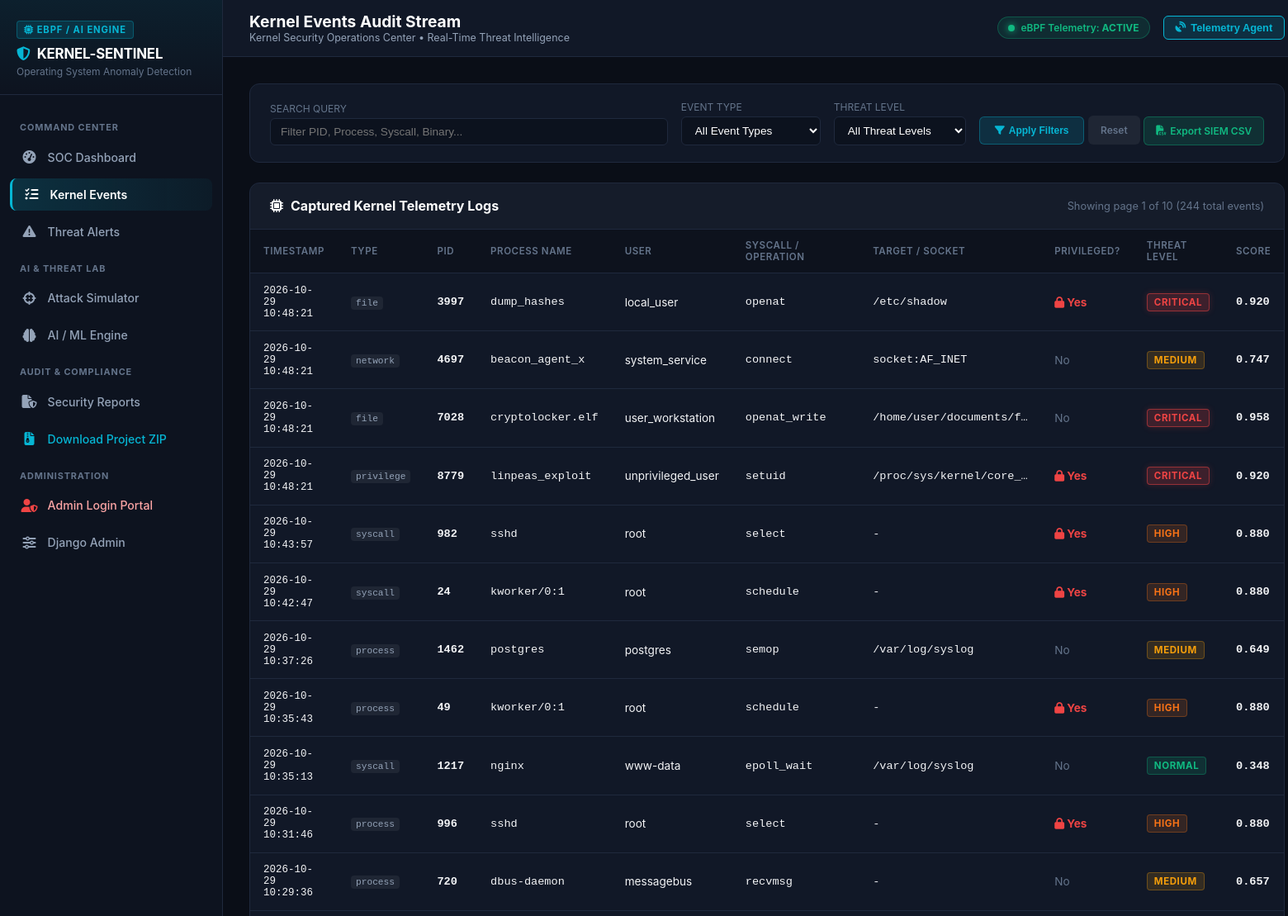
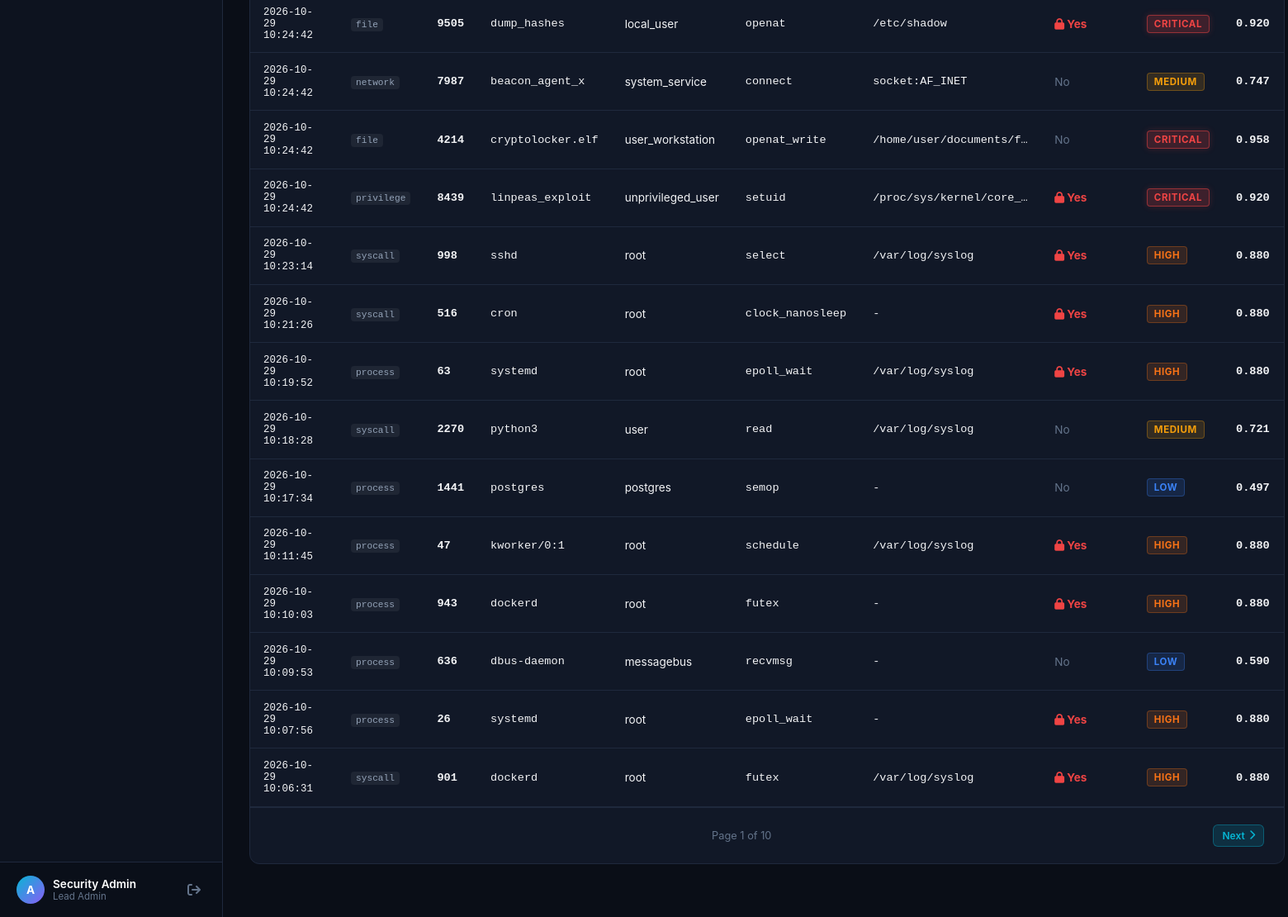
/events/ (signed in), run on the app's committed database (2 pictures, top to bottom).
### monitoring/models.py (models this page shows, shortened)
class KernelEvent(models.Model):
    EVENT_TYPES = (
        ('syscall', 'System Call'),
        ('process', 'Process Event'),
        ('file', 'File Operation'),
        ('network', 'Network Connection'),
        ('privilege', 'Privilege Change'),
    )
    event_id = models.CharField(max_length=64, unique=True, default=uuid.uuid4, editable=False)
    event_type = models.CharField(max_length=20, choices=EVENT_TYPES, db_index=True)
    process_id = models.IntegerField(help_text="PID of the triggering process", db_index=True)
    process_name = models.CharField(max_length=255, db_index=True)
    parent_pid = models.IntegerField(null=True, blank=True)
    user = models.CharField(max_length=100, default='root')
    binary_path = models.CharField(max_length=512, blank=True, default='')
    syscall_name = models.CharField(max_length=100, blank=True, default='')
    target_path = models.CharField(max_length=512, blank=True, default='')
    ip_address = models.CharField(max_length=64, blank=True, default='')
    port = models.IntegerField(null=True, blank=True)
    is_privileged = models.BooleanField(default=False)
    timestamp = models.DateTimeField(auto_now_add=True, db_index=True)
    raw_data = models.JSONField(default=dict, blank=True)
    class Meta:
        ordering = ['-timestamp']

class AnomalyResult(models.Model):
    THREAT_LEVELS = (
        ('NORMAL', 'Normal Activity'),
        ('LOW', 'Low Risk'),
        ('MEDIUM', 'Medium Risk'),
        ('HIGH', 'High Risk'),
        ('CRITICAL', 'Critical Threat'),
    )
    event = models.OneToOneField(KernelEvent, on_delete=models.CASCADE, related_name='anomaly_result')
    anomaly_score = models.FloatField(help_text="Calculated anomaly score between 0.0 and 1.0")
    is_anomaly = models.BooleanField(default=False, db_index=True)
    threat_level = models.CharField(max_length=20, choices=THREAT_LEVELS, default='NORMAL', db_index=True)
    model_type = models.CharField(max_length=100, default='Isolation Forest')
    feature_vector = models.JSONField(default=dict, blank=True)
    explanation = models.JSONField(default=dict, blank=True, help_text="Top deviating feature contributions")
    detected_at = models.DateTimeField(auto_now_add=True)
    class Meta:
        ordering = ['-detected_at']

### monitoring/views.py (the view, shortened to what this page needs)
# urls.py: path('events/', views.events_view, name='events'),
@login_required
def events_view(request):
    event_type = request.GET.get('type', '')
    threat_level = request.GET.get('threat', '')
    search = request.GET.get('q', '').strip()
    events_qs = KernelEvent.objects.select_related('anomaly_result')
    if event_type:
        events_qs = events_qs.filter(event_type=event_type)
    if threat_level:
        events_qs = events_qs.filter(anomaly_result__threat_level=threat_level)
    paginator = Paginator(events_qs, 25)
    page_number = request.GET.get('page')
    page_obj = paginator.get_page(page_number)
    context = {
        'page_obj': page_obj,
        'event_type': event_type,
        'threat_level': threat_level,
        'search': search,
    }
    return render(request, 'monitoring/events.html', context)

### templates/monitoring/events.html (shortened to what this page needs)
{% extends "monitoring/base.html" %}
{% block page_title %}Kernel Events Audit Stream{% endblock %}
{% block content %}
<div class="soc-panel" style="padding: 1.25rem 1.5rem; margin-bottom: 1.5rem;">
    <form method="GET" action="{% url 'events' %}" style="display: flex; gap: 1rem; flex-wrap: wrap; align-items: flex-end;">
        <div style="flex: 1; min-width: 220px;">
            <label style="display: block; font-size: 0.75rem; color: var(--text-dim); margin-bottom: 4px; text-transform: uppercase;">Search Query</label>
            <input type="text" name="q" value="{{ search }}" placeholder="Filter PID, Process, Syscall, Binary..."
                   style="width: 100%; background: #0c121e; border: 1px solid var(--border-color); color: #fff; padding: 8px 12px; border-radius: 6px; font-size: 0.85rem;">
        </div>
        <div style="min-width: 160px;">
            <label style="display: block; font-size: 0.75rem; color: var(--text-dim); margin-bottom: 4px; text-transform: uppercase;">Event Type</label>
            <select name="type" style="width: 100%; background: #0c121e; border: 1px solid var(--border-color); color: #fff; padding: 8px 12px; border-radius: 6px; font-size: 0.85rem;">
                <option value="">All Event Types</option>
            </select>
        </div>
        <div style="min-width: 160px;">
            <label style="display: block; font-size: 0.75rem; color: var(--text-dim); margin-bottom: 4px; text-transform: uppercase;">Threat Level</label>
            <select name="threat" style="width: 100%; background: #0c121e; border: 1px solid var(--border-color); color: #fff; padding: 8px 12px; border-radius: 6px; font-size: 0.85rem;">
                <option value="">All Threat Levels</option>
            </select>
        </div>
        <div>
            <button type="submit" class="btn-action btn-view" style="padding: 9px 18px;">
                <i class="fa-solid fa-filter"></i> Apply Filters
            </button>
            <a href="{% url 'events' %}" class="btn-action" style="background: rgba(255,255,255,0.06); color: var(--text-dim); padding: 9px 14px;">Reset</a>
            <a href="{% url 'export_csv' %}" class="btn-action btn-resolve" style="padding: 9px 14px;">
                <i class="fa-solid fa-file-csv"></i> Export SIEM CSV
            </a>
        </div>
    </form>
</div>
<div class="soc-panel">
    <div class="soc-panel-header">
        <div class="soc-panel-title">
            <i class="fa-solid fa-microchip"></i>
            <span>Captured Kernel Telemetry Logs</span>
        </div>
        <div style="font-size: 0.8rem; color: var(--text-dim);">
            Showing page {{ page_obj.number }} of {{ page_obj.paginator.num_pages }} ({{ page_obj.paginator.count }} total events)
        </div>
    </div>
    <div style="overflow-x: auto;">
        <table class="soc-table">
            <thead>
                <tr>
                    <th>Timestamp</th>
                    <th>Type</th>
                    <th>PID</th>
                    <th>Process Name</th>
                    <th>User</th>
                    <th>Syscall / Operation</th>
                    <th>Target / Socket</th>
                    <th>Privileged?</th>
                    <th>Threat Level</th>
                    <th>Score</th>
                </tr>
            </thead>
            <tbody>
                {% for ev in page_obj %}
                <tr>
                    <td class="font-mono text-cyan" style="font-size: 0.78rem;">
                        {{ ev.timestamp|date:"Y-m-d H:i:s" }}
                    </td>
                    <td><span class="badge-type">{{ ev.event_type }}</span></td>
                    <td class="font-mono"><strong>{{ ev.process_id }}</strong></td>
                    <td class="font-mono">{{ ev.process_name }}</td>
                    <td>{{ ev.user }}</td>
                    <td class="font-mono text-dim">{{ ev.syscall_name|default:"-" }}</td>
                    <td class="font-mono text-dim" style="max-width: 220px; overflow: hidden; text-overflow: ellipsis; white-space: nowrap;" title="{{ ev.target_path|default:ev.ip_address }}">
                        {{ ev.target_path|default:ev.ip_address|default:"-" }}
                    </td>
                    <td>
                        {% if ev.is_privileged %}
                            <span style="color: var(--accent-crimson); font-weight: 700;"><i class="fa-solid fa-lock"></i> Yes</span>
                        {% else %}
                            <span style="color: var(--text-dim);">No</span>
                        {% endif %}
                    </td>
                    <td>
                        {% if ev.anomaly_result %}
                            <span class="badge-threat badge-{{ ev.anomaly_result.threat_level }}">{{ ev.anomaly_result.threat_level }}</span>
                        {% else %}
                            <span class="badge-threat badge-NORMAL">NORMAL</span>
                        {% endif %}
                    </td>
                    <td class="font-mono" style="font-weight: 700;">
                        {% if ev.anomaly_result %}
                            {{ ev.anomaly_result.anomaly_score|floatformat:3 }}
                        {% else %}
                            0.02
                        {% endif %}
                    </td>
                </tr>
                {% empty %}
                <tr>
                    <td colspan="10" style="text-align: center; color: var(--text-dim); padding: 3rem;">
                        No kernel events found matching your search criteria.
                    </td>
                </tr>
                {% endfor %}
            </tbody>
        </table>
    </div>
    {% if page_obj.has_other_pages %}
    <div style="padding: 1.25rem 1.5rem; display: flex; justify-content: space-between; align-items: center; border-top: 1px solid var(--border-color);">
        <div style="font-size: 0.8rem; color: var(--text-dim);">
            Page {{ page_obj.number }} of {{ page_obj.paginator.num_pages }}
        </div>
        <div>
            {% if page_obj.has_next %}
                <a href="?page={{ page_obj.next_page_number }}&q={{ search }}&type={{ event_type }}&threat={{ threat_level }}" class="btn-action btn-view">
                    Next <i class="fa-solid fa-chevron-right"></i>
                </a>
            {% endif %}
        </div>
    </div>
    {% endif %}
</div>
{% endblock %}

### templates/monitoring/base.html (shortened to what this page needs)
<!DOCTYPE html>
<html lang="en">
<head>
    <link rel="stylesheet" href="https://cdnjs.cloudflare.com/ajax/libs/font-awesome/6.5.1/css/all.min.css">
    <link rel="stylesheet" href="/static/css/cyber_soc.css">
</head>
<body>
    <aside class="soc-sidebar">
        <div class="sidebar-header">
            <span class="brand-badge"><i class="fa-solid fa-microchip"></i> eBPF / AI Engine</span>
            <div class="brand-title">
                <i class="fa-solid fa-shield-halved"></i>
                <span>KERNEL-SENTINEL</span>
            </div>
            <div class="brand-subtitle">Operating System Anomaly Detection</div>
        </div>
        <nav class="sidebar-nav">
            <div class="nav-section-label">Command Center</div>
            <a href="{% url 'dashboard' %}" class="soc-nav-link {% if request.resolver_match.url_name == 'dashboard' %}active{% endif %}">
                <i class="fa-solid fa-gauge-high"></i>
                <span>SOC Dashboard</span>
            </a>
            <a href="{% url 'events' %}" class="soc-nav-link {% if request.resolver_match.url_name == 'events' %}active{% endif %}">
                <i class="fa-solid fa-list-check"></i>
                <span>Kernel Events</span>
            </a>
            <a href="{% url 'alerts' %}" class="soc-nav-link {% if request.resolver_match.url_name == 'alerts' %}active{% endif %}">
                <i class="fa-solid fa-triangle-exclamation"></i>
                <span>Threat Alerts</span>
            </a>
            <div class="nav-section-label">AI & Threat Lab</div>
            <a href="{% url 'simulator' %}" class="soc-nav-link {% if request.resolver_match.url_name == 'simulator' %}active{% endif %}">
                <i class="fa-solid fa-crosshairs"></i>
                <span>Attack Simulator</span>
            </a>
            <a href="{% url 'model_management' %}" class="soc-nav-link {% if request.resolver_match.url_name == 'model_management' %}active{% endif %}">
                <i class="fa-solid fa-brain"></i>
                <span>AI / ML Engine</span>
            </a>
            <div class="nav-section-label">Audit & Compliance</div>
            <a href="{% url 'reports' %}" class="soc-nav-link {% if request.resolver_match.url_name == 'reports' %}active{% endif %}">
                <i class="fa-solid fa-file-shield"></i>
                <span>Security Reports</span>
            </a>
            <a href="{% url 'download_zip' %}" class="soc-nav-link" style="color: var(--accent-cyan);">
                <i class="fa-solid fa-file-zipper"></i>
                <span>Download Project ZIP</span>
            </a>
            <div class="nav-section-label">Administration</div>
            <a href="{% url 'admin_login' %}" class="soc-nav-link" style="color: #fca5a5;">
                <i class="fa-solid fa-user-shield" style="color: var(--accent-crimson);"></i>
                <span>Admin Login Portal</span>
            </a>
            <a href="{% url 'admin:index' %}" target="_blank" class="soc-nav-link">
                <i class="fa-solid fa-sliders"></i>
                <span>Django Admin</span>
            </a>
        </nav>
        <div class="sidebar-footer">
            <div class="user-profile">
                <div class="user-info">
                    <div class="user-avatar">
                        {{ request.user.username|make_list|first|upper }}
                    </div>
                    <div>
                        <div class="user-name">{{ request.user.get_full_name|default:request.user.username }}</div>
                        <div class="user-role">
                            {% if request.user.is_superuser %}Lead Admin{% else %}Security Analyst{% endif %}
                        </div>
                    </div>
                </div>
                <a href="{% url 'logout' %}" class="btn-logout" title="Sign Out">
                    <i class="fa-solid fa-arrow-right-from-bracket"></i>
                </a>
            </div>
        </div>
    </aside>
    <main class="soc-main">
        <header class="soc-topbar">
            <div class="topbar-left">
                <div class="soc-title-section">
                    <h1>{% block page_title %}Security Operations Center{% endblock %}</h1>
                    <p>Kernel Security Operations Center &bull; Real-Time Threat Intelligence</p>
                </div>
            </div>
            <div class="topbar-right">
                <div class="pulse-badge">
                    <div class="pulse-dot"></div>
                    <span>eBPF Telemetry: <strong>ACTIVE</strong></span>
                </div>
                <button id="btn-toggle-probe" class="btn-probe-toggle" title="Toggle background telemetry agent">
                    <i class="fa-solid fa-satellite-dish"></i>
                    <span>Telemetry Agent</span>
                </button>
            </div>
        </header>
        <div class="soc-container">
            {% block content %}{% endblock %}
        </div>
    </main>
</body>
</html>

### data on the page
KernelEvent: timestamp "2026-10-29 10:48:21", event_type "file", process_id "3997", process_name "dump_hashes", user "local_user", syscall_name "openat", target_path "/etc/shadow", is_privileged True (drawn), anomaly_result.threat_level "CRITICAL", anomaly_result.anomaly_score "0.920"
KernelEvent: timestamp "2026-10-29 10:48:21", event_type "network", process_id "4697", process_name "beacon_agent_x", user "system_service", syscall_name "connect", target_path "socket:AF_INET", is_privileged "No", anomaly_result.threat_level "MEDIUM", anomaly_result.anomaly_score "0.747"
KernelEvent: timestamp "2026-10-29 10:48:21", event_type "file", process_id "7028", process_name "cryptolocker.elf", user "user_workstation", syscall_name "openat_write", target_path "/home/user/documents/f…", is_privileged "No", anomaly_result.threat_level "CRITICAL", anomaly_result.anomaly_score "0.958"
KernelEvent: timestamp "2026-10-29 10:48:21", event_type "privilege", process_id "8779", process_name "linpeas_exploit", user "unprivileged_user", syscall_name "setuid", target_path "/proc/sys/kernel/core_…", is_privileged True (drawn), anomaly_result.threat_level "CRITICAL", anomaly_result.anomaly_score "0.920"
KernelEvent: timestamp "2026-10-29 10:43:57", event_type "syscall", process_id "982", process_name "sshd", user "root", syscall_name "select", target_path "-", is_privileged True (drawn), anomaly_result.threat_level "HIGH", anomaly_result.anomaly_score "0.880"
KernelEvent: timestamp "2026-10-29 10:42:47", event_type "syscall", process_id "24", process_name "kworker/0:1", user "root", syscall_name "schedule", target_path "-", is_privileged True (drawn), anomaly_result.threat_level "HIGH", anomaly_result.anomaly_score "0.880"
KernelEvent: timestamp "2026-10-29 10:37:26", event_type "process", process_id "1462", process_name "postgres", user "postgres", syscall_name "semop", target_path "/var/log/syslog", is_privileged "No", anomaly_result.threat_level "MEDIUM", anomaly_result.anomaly_score "0.649"
KernelEvent: timestamp "2026-10-29 10:35:43", event_type "process", process_id "49", process_name "kworker/0:1", user "root", syscall_name "schedule", target_path "-", is_privileged True (drawn), anomaly_result.threat_level "HIGH", anomaly_result.anomaly_score "0.880"
KernelEvent: timestamp "2026-10-29 10:35:13", event_type "syscall", process_id "1217", process_name "nginx", user "www-data", syscall_name "epoll_wait", target_path "/var/log/syslog", is_privileged "No", anomaly_result.threat_level "NORMAL", anomaly_result.anomaly_score "0.348"
KernelEvent: timestamp "2026-10-29 10:31:46", event_type "process", process_id "996", process_name "sshd", user "root", syscall_name "select", target_path "-", is_privileged True (drawn), anomaly_result.threat_level "HIGH", anomaly_result.anomaly_score "0.880"
KernelEvent: timestamp "2026-10-29 10:29:36", event_type "process", process_id "720", process_name "dbus-daemon", user "messagebus", syscall_name "recvmsg", target_path "-", is_privileged "No", anomaly_result.threat_level "MEDIUM", anomaly_result.anomaly_score "0.657"
KernelEvent: timestamp "2026-10-29 10:24:42", event_type "file", process_id "9505", process_name "dump_hashes", user "local_user", syscall_name "openat", target_path "/etc/shadow", is_privileged True (drawn), anomaly_result.threat_level "CRITICAL", anomaly_result.anomaly_score "0.920"
KernelEvent: timestamp "2026-10-29 10:24:42", event_type "network", process_id "7987", process_name "beacon_agent_x", user "system_service", syscall_name "connect", target_path "socket:AF_INET", is_privileged "No", anomaly_result.threat_level "MEDIUM", anomaly_result.anomaly_score "0.747"
KernelEvent: timestamp "2026-10-29 10:24:42", event_type "file", process_id "4214", process_name "cryptolocker.elf", user "user_workstation", syscall_name "openat_write", target_path "/home/user/documents/f…", is_privileged "No", anomaly_result.threat_level "CRITICAL", anomaly_result.anomaly_score "0.958"
KernelEvent: timestamp "2026-10-29 10:24:42", event_type "privilege", process_id "8439", process_name "linpeas_exploit", user "unprivileged_user", syscall_name "setuid", target_path "/proc/sys/kernel/core_…", is_privileged True (drawn), anomaly_result.threat_level "CRITICAL", anomaly_result.anomaly_score "0.920"
KernelEvent: timestamp "2026-10-29 10:23:14", event_type "syscall", process_id "998", process_name "sshd", user "root", syscall_name "select", target_path "/var/log/syslog", is_privileged True (drawn), anomaly_result.threat_level "HIGH", anomaly_result.anomaly_score "0.880"
KernelEvent: timestamp "2026-10-29 10:21:26", event_type "syscall", process_id "516", process_name "cron", user "root", syscall_name "clock_nanosleep", target_path "-", is_privileged True (drawn), anomaly_result.threat_level "HIGH", anomaly_result.anomaly_score "0.880"
KernelEvent: timestamp "2026-10-29 10:19:52", event_type "process", process_id "63", process_name "systemd", user "root", syscall_name "epoll_wait", target_path "/var/log/syslog", is_privileged True (drawn), anomaly_result.threat_level "HIGH", anomaly_result.anomaly_score "0.880"
KernelEvent: timestamp "2026-10-29 10:18:28", event_type "syscall", process_id "2270", process_name "python3", user "user", syscall_name "read", target_path "/var/log/syslog", is_privileged "No", anomaly_result.threat_level "MEDIUM", anomaly_result.anomaly_score "0.721"
KernelEvent: timestamp "2026-10-29 10:17:34", event_type "process", process_id "1441", process_name "postgres", user "postgres", syscall_name "semop", target_path "-", is_privileged "No", anomaly_result.threat_level "LOW", anomaly_result.anomaly_score "0.497"
KernelEvent: timestamp "2026-10-29 10:11:45", event_type "process", process_id "47", process_name "kworker/0:1", user "root", syscall_name "schedule", target_path "/var/log/syslog", is_privileged True (drawn), anomaly_result.threat_level "HIGH", anomaly_result.anomaly_score "0.880"
KernelEvent: timestamp "2026-10-29 10:10:03", event_type "process", process_id "943", process_name "dockerd", user "root", syscall_name "futex", target_path "-", is_privileged True (drawn), anomaly_result.threat_level "HIGH", anomaly_result.anomaly_score "0.880"
KernelEvent: timestamp "2026-10-29 10:09:53", event_type "process", process_id "636", process_name "dbus-daemon", user "messagebus", syscall_name "recvmsg", target_path "-", is_privileged "No", anomaly_result.threat_level "LOW", anomaly_result.anomaly_score "0.590"
KernelEvent: timestamp "2026-10-29 10:07:56", event_type "process", process_id "26", process_name "systemd", user "root", syscall_name "epoll_wait", target_path "-", is_privileged True (drawn), anomaly_result.threat_level "HIGH", anomaly_result.anomaly_score "0.880"
KernelEvent: timestamp "2026-10-29 10:06:31", event_type "syscall", process_id "901", process_name "dockerd", user "root", syscall_name "futex", target_path "/var/log/syslog", is_privileged True (drawn), anomaly_result.threat_level "HIGH", anomaly_result.anomaly_score "0.880"

### other printed values
{{ request.user.username|make_list|first|upper }} "A"
{{ request.user.get_full_name|default:request.user.username }} "Security Admin"
{{ page_obj.number }} "1"
{{ page_obj.paginator.num_pages }} "10"
{{ page_obj.paginator.count }} "244"
